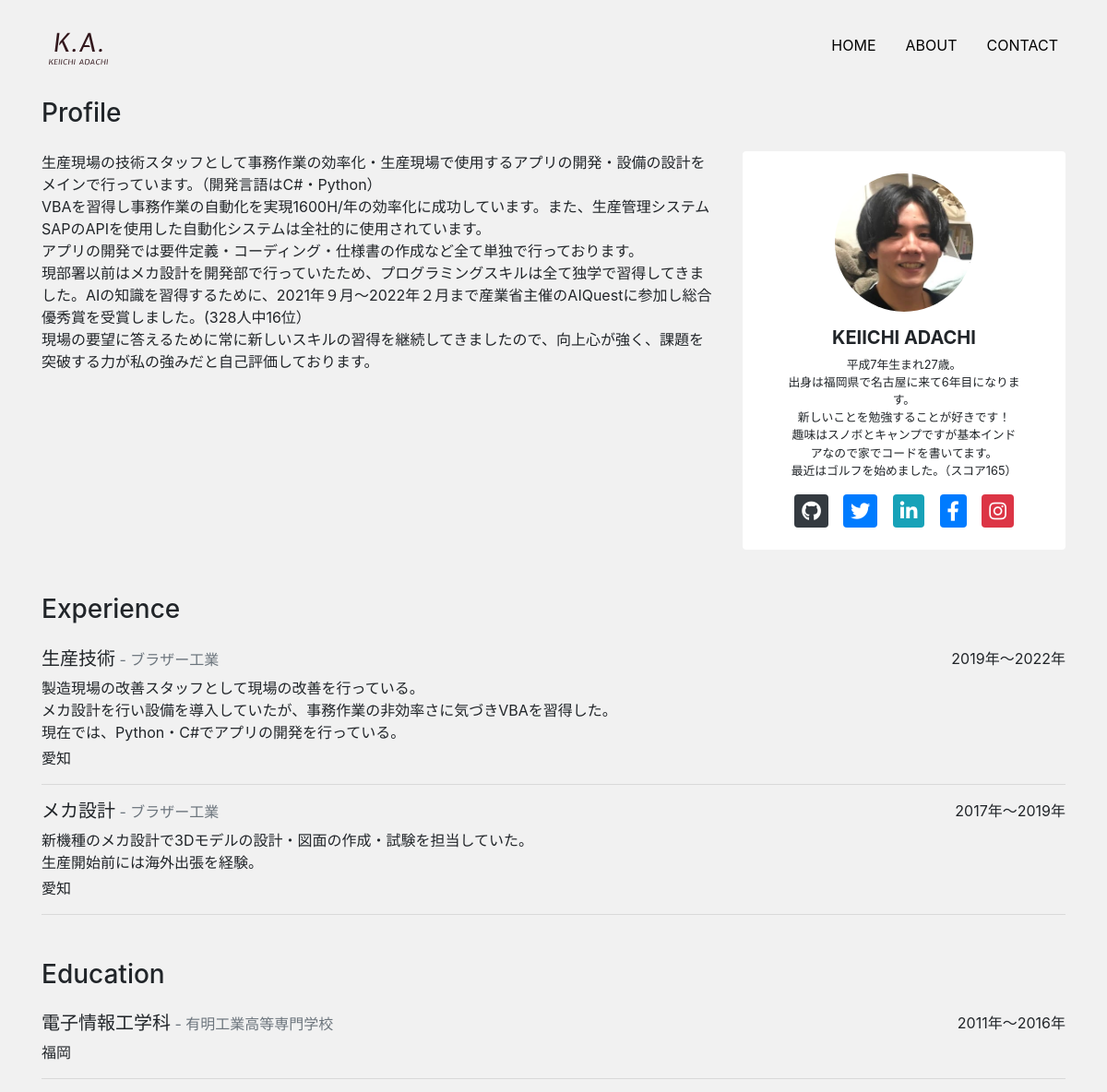
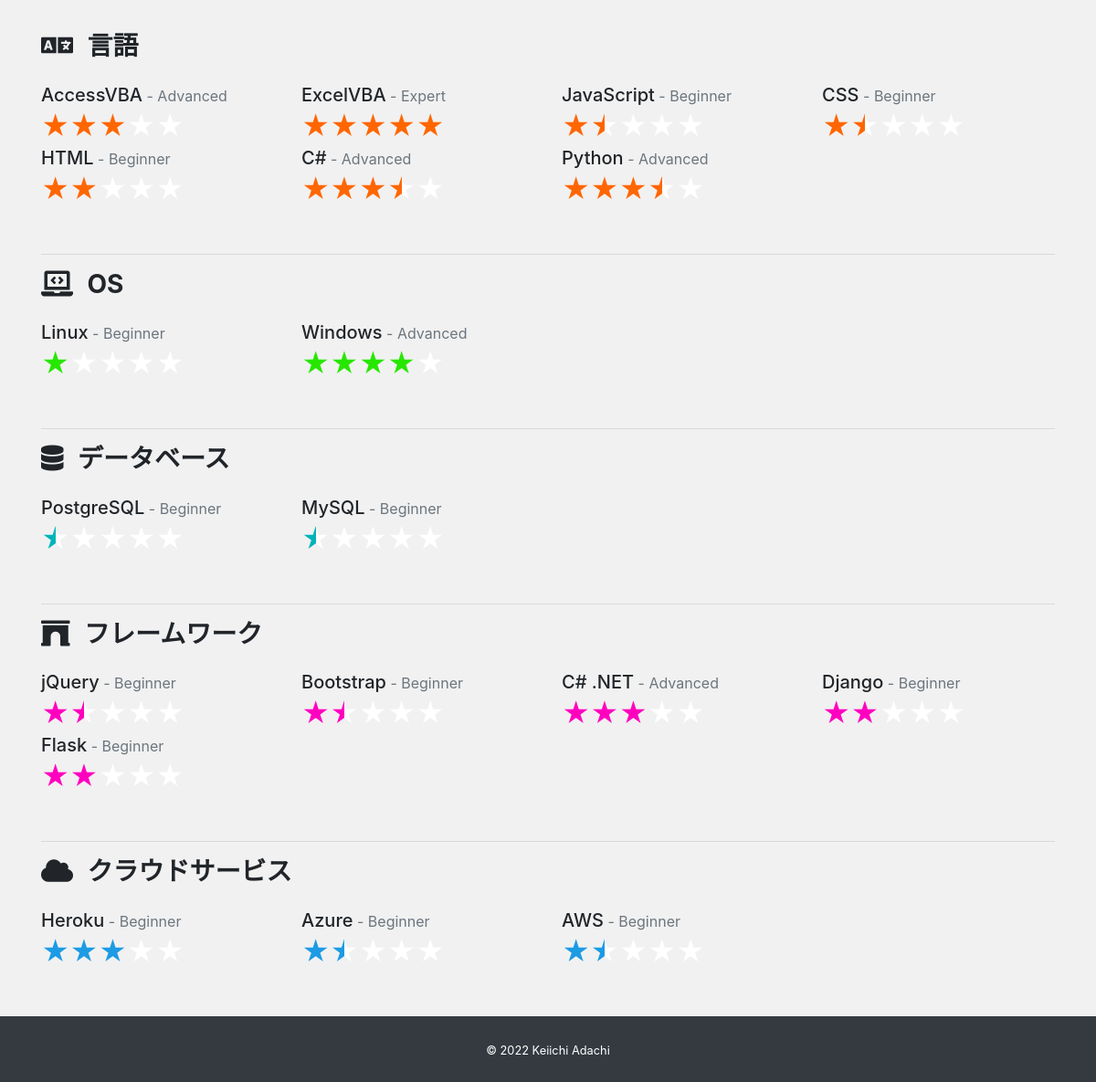
The page /about/ on the database its author committed (2 pictures, top to bottom).
### app/models.py (models this page shows, shortened)
class Profile(models.Model):
    title = models.CharField('タイトル', max_length=100, null=True, blank=True)
    subtitle = models.CharField('サブタイトル', max_length=100, null=True, blank=True)
    name = models.CharField('名前', max_length=100)
    job = models.TextField('仕事')
    introduction = models.TextField('自己紹介')
    github = models.CharField('github', max_length=100, null=True, blank=True)
    twitter = models.CharField('twitter', max_length=100, null=True, blank=True)
    linkedin = models.CharField('linkedin', max_length=100, null=True, blank=True)
    facebook = models.CharField('facebook', max_length=100, null=True, blank=True)
    instagram = models.CharField('instagram', max_length=100, null=True, blank=True)
    topimage = models.ImageField(upload_to='images', verbose_name='トップ画像')
    subimage = models.ImageField(upload_to='images', verbose_name='サブ画像')

class Experience(models.Model):
    occupation = models.CharField('職種', max_length=100)
    company = models.CharField('会社', max_length=100)
    description = models.TextField('説明')
    place = models.CharField('場所', max_length=100)
    period = models.CharField('期間', max_length=100)

class Education(models.Model):
    course = models.CharField('コース', max_length=100)
    school = models.CharField('学校', max_length=100)
    place = models.CharField('場所', max_length=100)
    period = models.CharField('期間', max_length=100)

class Language(models.Model):
    name = models.CharField('言語', max_length=100)
    level = models.CharField('レベル', max_length=100)
    percentage = models.IntegerField('パーセンテージ')

class OS(models.Model):
    name = models.CharField('OS', max_length=100)
    level = models.CharField('レベル', max_length=100)
    percentage = models.IntegerField('パーセンテージ')

class Database(models.Model):
    name = models.CharField('データベース', max_length=100)
    level = models.CharField('レベル', max_length=100)
    percentage = models.IntegerField('パーセンテージ')

class Framework(models.Model):
    name = models.CharField('フレームワーク', max_length=100)
    level = models.CharField('レベル', max_length=100)
    percentage = models.IntegerField('パーセンテージ')

class Cloud(models.Model):
    name = models.CharField('クラウドサービス', max_length=100)
    level = models.CharField('レベル', max_length=100)
    percentage = models.IntegerField('パーセンテージ')

### app/views.py (the view)
# urls.py: path('about/',views.AboutView.as_view(), name='about'),
class AboutView(View):
    def get(self, request, *args, **kwargs):
        profile_data = Profile.objects.all()
        if profile_data.exists():
            profile_data = profile_data.order_by("-id")[0]
        experience_data = Experience.objects.order_by("-id")
        education_data = Education.objects.order_by("-id")
        OS_data = OS.objects.order_by("-id")
        Language_data = Language.objects.order_by("-id")
        Database_data = Database.objects.order_by("-id")
        Framework_data = Framework.objects.order_by("-id")
        Cloud_data = Cloud.objects.order_by("-id")
        return render(request, 'app/about.html', {
            'profile_data': profile_data,
            'experience_data': experience_data,
            'education_data': education_data,
            'OS_data':OS_data,
            'Language_data':Language_data,
            'Database_data':Database_data,
            'Framework_data':Framework_data,
            'Cloud_data':Cloud_data,
        })

### app/templates/app/about.html
{% extends "app/base.html" %} {% block content %}
<h3 class="mb-4">Profile</h3>
<div class="mb-5">
  <div class="row">
    <div class="col-md-8">
      <p>{{ profile_data.introduction|linebreaksbr }}</p>
    </div>
    <div class="col-md-4">
      <div class="card text-center px-5 py-4">
        <div class="avatar mb-3">
          <img
            class="card-img-top rounded-circle"
            src="{{ profile_data.subimage.url }}"
            alt=""
          />
        </div>
        <h5 class="font-weight-bolder">{{ profile_data.name }}</h5>
        <p class="mb-3 small text-center">
          {{ profile_data.job|linebreaksbr }}
        </p>
        <div class="d-flex justify-content-around">
          {% if profile_data.github %}
          <a href="{{ profile_data.github }}" target="_blank"
            ><i class="fab fa-github fa-lg rounded btn-dark icon"></i
          ></a>
          {% endif %} {% if profile_data.twitter %}
          <a href="{{ profile_data.twitter }}" target="_blank"
            ><i class="fab fa-twitter fa-lg rounded btn-primary icon"></i
          ></a>
          {% endif %} {% if profile_data.linkedin %}
          <a href="{{ profile_data.linkedin }}" target="_blank"
            ><i class="fab fa-linkedin-in fa-lg rounded btn-info icon"></i
          ></a>
          {% endif %} {% if profile_data.facebook %}
          <a href="{{ profile_data.facebook }}" target="_blank"
            ><i class="fab fa-facebook-f fa-lg rounded btn-primary icon"></i
          ></a>
          {% endif %} {% if profile_data.instagram %}
          <a href="{{ profile_data.instagram }}" target="_blank"
            ><i class="fab fa-instagram fa-lg rounded btn-danger icon"></i
          ></a>
          {% endif %}
        </div>
      </div>
    </div>
  </div>
</div>
<h3 class="mb-4">Experience</h3>
<div class="mb-5">
  {% for experience in experience_data %}
  <div class="d-flex justify-content-between">
    <h5>
      {{ experience.occupation }}<span class="small text-secondary">
        - {{ experience.company }}</span
      >
    </h5>
    <p class="mb-1">{{ experience.period }}</p>
  </div>
  <p class="mb-1">{{ experience.description|linebreaksbr }}</p>
  <p>{{ experience.place }}</p>
  <hr />
  {% endfor %}
</div>
<h3 class="mb-4">Education</h3>
<div class="mb-5">
  {% for education in education_data %}
  <div class="d-flex justify-content-between">
    <h5>
      {{ education.course }}<span class="small text-secondary">
        - {{ education.school }}</span
      >
    </h5>
    <p class="mb-1">{{ education.period }}</p>
  </div>
  <p>{{ education.place }}</p>
  <hr />
  {% endfor %}
</div>
<h3 class="mb-4">
    <i class="fas fa-language mr-2"></i>
    <span class="font-weight-bolder">言語</span>
</h3>
<div class="mb-5">
  <div class="row">
    {% for Language in Language_data %}
    <div class="col-6 col-md-3">
      <h5 class="mb-0">
        {{ Language.name }}<span class="small text-secondary"> - {{ Language.level }}</span>
      </h5>
      <div class="d-flex flex-row">
        <div class="star-rating">
          <div class="star-rating-front color-language" style="width: {{ Language.percentage }}%">★★★★★</div>
          <div class="star-rating-back">★★★★★</div>
        </div>
      </div>
    </div>
    {% endfor %}
  </div>
</div>
<hr />
<h3 class="mb-4">
    <i class="fas fa-laptop-code mr-2"></i>
    <span class="font-weight-bolder">OS</span>
</h3>
<div class="mb-5">
  <div class="row">
    {% for OS in OS_data %}
    <div class="col-6 col-md-3">
      <h5 class="mb-0">
        {{ OS.name }}<span class="small text-secondary"> - {{ OS.level }}</span>
      </h5>
      <div class="d-flex flex-row">
        <div class="star-rating">
          <div class="star-rating-front color-OS" style="width: {{ OS.percentage }}%">★★★★★</div>
          <div class="star-rating-back">★★★★★</div>
        </div>
      </div>
    </div>
    {% endfor %}
  </div>
</div>
<hr />
<h3 class="mb-4">
    <i class="fas fa-database mr-2"></i>
    <span class="font-weight-bolder">データベース</span>
</h3>
<div class="mb-5">
  <div class="row">
    {% for Database in Database_data %}
    <div class="col-6 col-md-3">
      <h5 class="mb-0">
        {{ Database.name }}<span class="small text-secondary"> - {{ Database.level }}</span>
      </h5>
      <div class="d-flex flex-row">
        <div class="star-rating">
          <div class="star-rating-front color-Database" style="width: {{ Database.percentage }}%">★★★★★</div>
          <div class="star-rating-back">★★★★★</div>
        </div>
      </div>
    </div>
    {% endfor %}
  </div>
</div>
<hr />
<h3 class="mb-4">
    <i class="fas fa-archway mr-2"></i>
    <span class="font-weight-bolder">フレームワーク</span>
</h3>
<div class="mb-5">
  <div class="row">
    {% for Framework in Framework_data %}
    <div class="col-6 col-md-3">
      <h5 class="mb-0">
        {{ Framework.name }}<span class="small text-secondary"> - {{ Framework.level }}</span>
      </h5>
      <div class="d-flex flex-row">
        <div class="star-rating">
          <div class="star-rating-front color-Framework" style="width: {{ Framework.percentage }}%">★★★★★</div>
          <div class="star-rating-back">★★★★★</div>
        </div>
      </div>
    </div>
    {% endfor %}
  </div>
</div>
<hr />
<h3 class="mb-4">
    <i class="fas fa-cloud mr-2"></i>
    <span class="font-weight-bolder">クラウドサービス</span>
</h3>
<div class="mb-5">
  <div class="row">
    {% for Cloud in Cloud_data %}
    <div class="col-6 col-md-3">
      <h5 class="mb-0">
        {{ Cloud.name }}<span class="small text-secondary"> - {{ Cloud.level }}</span>
      </h5>
      <div class="d-flex flex-row">
        <div class="star-rating">
          <div class="star-rating-front color-Cloud" style="width: {{ Cloud.percentage }}%">★★★★★</div>
          <div class="star-rating-back">★★★★★</div>
        </div>
      </div>
    </div>
    {% endfor %}
  </div>
</div>
{% endblock %}

### app/templates/app/base.html (shortened to what this page needs)
{% load static %}
<!DOCTYPE html>
<html lang="ja">
  <head>
    <link
      rel="stylesheet"
      href="https://stackpath.bootstrapcdn.com/bootstrap/4.4.1/css/bootstrap.min.css"
    />
    <link
      rel="stylesheet"
      href="https://cdnjs.cloudflare.com/ajax/libs/font-awesome/5.13.0/css/all.min.css"
    />
    <link rel="stylesheet" href="{% static 'css/style.css' %}" />
  </head>
  <body>
    <nav class="navbar navbar-expand-lg ">
      <div class="container">
        <a class="navbar-brand" href="/">
          <img src="{% static 'img/logoname.svg' %}" width="80" height="80" />
        </a>
        <ul class="navbar-nav">
          <li class="nav-item mr-3">
            <a class="nav-link nav-color" href="/">HOME</a>
          </li>
          <li class="nav-item mr-3">
            <a class="nav-link nav-color" href="{% url 'about' %}">ABOUT</a>
          </li>
          <li class="nav-item">
            <a class="nav-link nav-color" href="{% url 'contact' %}">CONTACT</a>
          </li>
        </ul>
      </div>
    </nav>
    <main>
      <div class="container">{% block content %} {% endblock %}</div>
    </main>
    <footer class="py-4 bg-dark text-center">
      <small class="text-white">&copy; 2022 Keiichi Adachi</small>
    </footer>
  </body>
</html>

### app/static/css/style.css (style rules this page uses)
* { margin: 0; padding: 0; box-sizing: border-box; }
body { background: #f1f1f1; display: flex; flex-flow: column; min-height: 100vh; }
main { flex: 1; }
.navbar-nav { flex-direction: row !important; }
.nav-color { color: black; }
.nav-color:after { content: ""; display: block; height: 2px; background: #ee6c4d; margin-top: 6px; opacity: 0; transform: translateY(12px); transition: all 0.3s ease-in-out; }
.avatar img { max-width: 150px; max-height: 150px; }
.icon { padding: 10px 8px; }
.star-rating { position: relative; font-size: 30px; word-wrap: normal!important; }
.star-rating-front { position: absolute; top: 0; left: 0; overflow: hidden; }
.star-rating-back { color: rgb(255, 255, 255); }
.color-language { color: rgb(255, 102, 0); }
.color-OS { color: rgb(39, 231, 0); }
.color-Database { color: rgb(0, 179, 185); }
.color-Framework { color: rgb(255, 0, 191); }
.color-Cloud { color: rgb(29, 155, 228); }
.card { border: none; }

### rows shown on the page
Profile: introduction "生産現場の技術スタッフとして事務作業の効率化・生産現場で使用するアプリの開発・設備の設計をメインで行っています。（開発言語はC#・Python） VBAを習得し事務作業の自動化を実現1600H/年の効率化に成功しています。また、生産管理システムSAPのAPIを使用した自動化システムは全社的に使用されています。 アプリの開発では要件定義・コーディング・仕様書の作成など全て単独で行っております。 現部署以前はメカ設計を開発部で行っていたため、プログラミングスキルは全て独学で習得してきました。AIの知識を習得するために、2021年９月～2022年２月まで産業省主催のAIQuestに参加し総合優秀賞を受賞しました。(328人中16位） 現場の要望に答えるために常に新しいスキルの習得を継続してきましたので、向上心が強く、課題を突破する力が私の強みだと自己評価しております。", subimage (picture), name "KEIICHI ADACHI", job "平成7年生まれ27歳。 出身は福岡県で名古屋に来て6年目になります。 新しいことを勉強することが好きです！ 趣味はスノボとキャンプですが基本インドアなので家でコードを書いてます。 最近はゴルフを始めました。（スコア165）"
Experience: occupation "生産技術", company "ブラザー工業", period "2019年～2022年", description "製造現場の改善スタッフとして現場の改善を行っている。 メカ設計を行い設備を導入していたが、事務作業の非効率さに気づきVBAを習得した。 現在では、Python・C#でアプリの開発を行っている。", place "愛知"
Experience: occupation "メカ設計", company "ブラザー工業", period "2017年～2019年", description "新機種のメカ設計で3Dモデルの設計・図面の作成・試験を担当していた。 生産開始前には海外出張を経験。", place "愛知"
Education: course "電子情報工学科", school "有明工業高等専門学校", period "2011年～2016年", place "福岡"
Language: name "AccessVBA", level "Advanced", {{ Language.percentage }} 60 (drawn)
Language: name "ExcelVBA", level "Expert", {{ Language.percentage }} 100 (drawn)
Language: name "JavaScript", level "Beginner", {{ Language.percentage }} 30 (drawn)
Language: name "CSS", level "Beginner", {{ Language.percentage }} 30 (drawn)
Language: name "HTML", level "Beginner", {{ Language.percentage }} 40 (drawn)
Language: name "C#", level "Advanced", {{ Language.percentage }} 70 (drawn)
Language: name "Python", level "Advanced", {{ Language.percentage }} 70 (drawn)
OS: name "Linux", level "Beginner", {{ OS.percentage }} 20 (drawn)
OS: name "Windows", level "Advanced", {{ OS.percentage }} 80 (drawn)
Database: name "PostgreSQL", level "Beginner", {{ Database.percentage }} 10 (drawn)
Database: name "MySQL", level "Beginner", {{ Database.percentage }} 10 (drawn)
Framework: name "jQuery", level "Beginner", {{ Framework.percentage }} 30 (drawn)
Framework: name "Bootstrap", level "Beginner", {{ Framework.percentage }} 30 (drawn)
Framework: name "C# .NET", level "Advanced", {{ Framework.percentage }} 60 (drawn)
Framework: name "Django", level "Beginner", {{ Framework.percentage }} 40 (drawn)
Framework: name "Flask", level "Beginner", {{ Framework.percentage }} 40 (drawn)
Cloud: name "Heroku", level "Beginner", {{ Cloud.percentage }} 60 (drawn)
Cloud: name "Azure", level "Beginner", {{ Cloud.percentage }} 30 (drawn)
Cloud: name "AWS", level "Beginner", {{ Cloud.percentage }} 30 (drawn)
